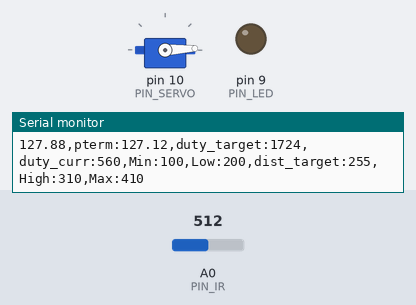
Simulated run of this sketch. Board: Arduino Uno, built with avr-gcc and run on an emulated ATmega328P. Shown: servo, output pins drawn as LEDs (lit = HIGH), the last lines printed to the serial monitor. Inputs (shaded band) come from the test bench; at power-on: A0 (PIN_IR) = 512.

Above: at 1.2 s.
1.3 s: A0 (PIN_IR) set to 390
At 4.09 s:
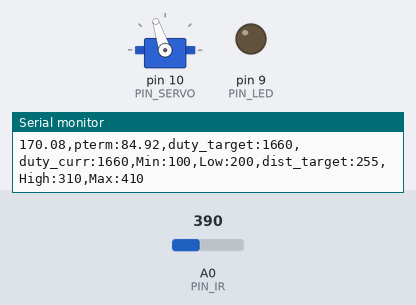
4.3 s: A0 (PIN_IR) set to 122
At 5.1 s:
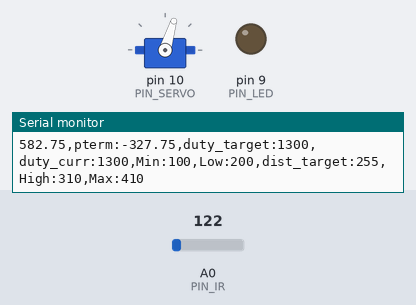
6.2 s: A0 (PIN_IR) set to 13
7.7 s: A0 (PIN_IR) set to 10
At 8.17 s:
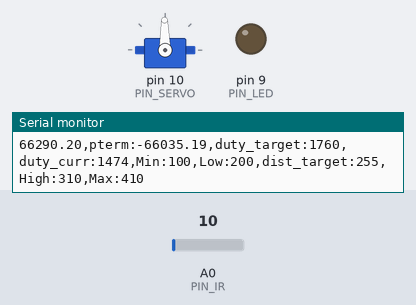
Timing chart, 0 to 10.7 s (numbered marks = the images above; inputs shaded):
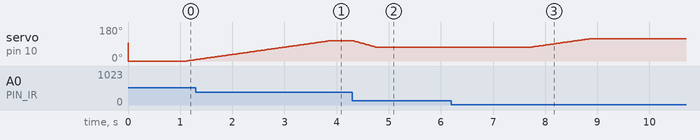

The sketch:

21.ino.ino
```cpp
#include <Servo.h>

/////////////////////////////
// Configurable parameters //
/////////////////////////////

// Arduino pin assignment
#define PIN_LED 9         // [1234] LED를 아두이노 GPIO 9번 핀에 연결
#define PIN_SERVO 10    // [3069] 서보모터를 아두이노 GPIO 10번 핀에 연결
#define PIN_IR A0     // [3070] 적외선 센서를 아두이노 아날로그 A0핀에 연결

// Framework setting
#define _DIST_TARGET 255    // [2635] 목표하는 위치
#define _DIST_MIN 100   //[3050] 거리의 최솟값이 100mm
#define _DIST_MAX 400                   //[3068] 거리의 최대값 410mm

// Distance sensor
#define _DIST_ALPHA 0.6   //[3054] 센서 보정정도
          // [3131] EMA필터값
// Servo range
#define _DUTY_MIN 1300    // [3052] 서보의 최소각도를 microseconds로 표현
#define _DUTY_NEU 1530    // [3070] 레일플레이트 중립위치를 만드는 서보 duty값
#define _DUTY_MAX 1760                //[3062] 서보의 최대각도의 microseconds의 값

// Servo speed control
#define _SERVO_ANGLE 30   // [3131] 최대 가동범위에 따른 목표 서보 회전각
#define _SERVO_SPEED 30   //[3064]서보 속도를 30으로

// Event periods
#define _INTERVAL_DIST 5   // [2635] 적외선센서 업데이트 주기
#define _INTERVAL_SERVO 5  // [2635] 서보 업데이트 주기
#define _INTERVAL_SERIAL 50  // [3070] 시리얼 플로터 갱신 속도

// PID parameters
#define _KP 1// [2635] P 이득 비율(?)
#define _KI 0.0   // [2635] I 이득 비율
#define _KD 0.0 // [2635] D 이득 비율
#define X 0

//////////////////////
// global variables //
//////////////////////

// Servo instance
Servo myservo; // [3070] 서보 객체 생성

// Distance sensor
float dist_target; // [1234] location to send the ball
float dist_raw, dist_ema; // [3070] 거리와 노이즈 필터 적용 후 거리를 저장하기 위한 변수

// Event periods
unsigned long last_sampling_time_dist, last_sampling_time_servo,
last_sampling_time_serial;
// [2635] 각 이벤트별 업데이트를 위해 측정하는 시간
//[3054] 마지막으로 측정한 거리, 마지막으로 측정한 서보 각도
bool event_dist, event_servo, event_serial; // [2635] 이벤트별 이번 루프에서 업데이트 여부

// Servo speed control
int duty_chg_per_interval; // [3055] 서보속도 제어를 위한 변수 선언
int duty_target, duty_curr; // [3131] 목표duty, 현재duty

// PID variables
float error_curr, error_prev, control, pterm, dterm, iterm; // [3070] PID 제어를 위한 현재 오차, 이전오차, 컨트롤(?), p 값, d 값, i 값 변수 선언


void setup() {
// initialize GPIO pins for LED and attach servo
  pinMode(PIN_LED, OUTPUT); //[3062] 핀 LED 활성화
  myservo.attach(PIN_SERVO); // [3070] 서보 구동을 위한 서보 초기화

// initialize global variables
duty_target, duty_curr = _DIST_MIN; // [3055] duty_target, duty_curr 초기화
last_sampling_time_dist, last_sampling_time_servo, last_sampling_time_serial = 0;
// [3055] 샘플링 타임 변수 초기화
dist_raw, dist_ema = _DIST_MIN; // [3055] dist 변수 초기화
pterm = iterm = dterm = 0; // [2635] pid 제어값에서 우선 p 만 사용하도록

// move servo to neutral position
  myservo.writeMicroseconds(_DUTY_NEU);

// initialize serial port
  Serial.begin(57600);

// convert angle speed into duty change per interval.
  duty_chg_per_interval = (_DUTY_MAX - _DUTY_MIN)/(float)(_SERVO_ANGLE) * (_SERVO_SPEED /1000.0)*_INTERVAL_SERVO;    // [3131] 설정한 서보 스피드에 따른 duty change per interval 값을 변환

}


void loop() {
    // [3055] indentation 수정(space 4칸)
    /////////////////////
    // Event generator //
    /////////////////////
    unsigned long time_curr = millis(); // [3070] 이벤트 업데이트 주기 계산을 위한 현재 시간
    // [3070] 이벤트 주기가 돌아올때까지 현재시간과 비교하며 기다리도록 함.
    if(time_curr >= last_sampling_time_dist + _INTERVAL_DIST) {
        last_sampling_time_dist += _INTERVAL_DIST;
        event_dist = true;
    }
    if(time_curr >= last_sampling_time_servo + _INTERVAL_SERVO) {
        last_sampling_time_servo += _INTERVAL_SERVO;
        event_servo = true;
    }
    if(time_curr >= last_sampling_time_serial + _INTERVAL_SERIAL) {
        last_sampling_time_serial += _INTERVAL_SERIAL;
        event_serial = true;
    }

    ////////////////////
    // Event handlers //
    ////////////////////

    if(event_dist) {
        event_dist = false; // [2635] 업데이트 대기
        // get a distance reading from the distance sensor
        dist_raw = ir_distance_filtered(); // [2635] 센서 값 받아와서 변수에 저장
        dist_ema = _DIST_ALPHA * dist_raw + (1 - _DIST_ALPHA) * dist_ema;
        // [3055] dist_ema 설정

        // PID control logic
        error_curr = (_DIST_TARGET - dist_ema); // [2635] 오차 계산
        pterm = error_curr; // [2635] p값은 오차
        control = (_KP * pterm); // [2635] control 값, i와 d는 현재 0

        // duty_target = f(duty_neutral, control)
        duty_target = control/(_DIST_MAX-_DIST_MIN)*(_DUTY_MAX-_DUTY_MIN)+_DUTY_NEU;

  // keep duty_target value within the range of [_DUTY_MIN, _DUTY_MAX]
        if(duty_target < _DUTY_MIN)  // [2635] 양극값 넘어가는 경우 극값으로 제한
        {
            duty_target = _DUTY_MIN;
        }
        if(duty_target > _DUTY_MAX)
        {
            duty_target = _DUTY_MAX;
        }
  }

    if(event_servo) {
        event_servo = false; // [2635] 업데이트 대기
        // adjust duty_curr toward duty_target by duty_chg_per_interval
        if(duty_target > duty_curr) { // [3070]
            duty_curr += duty_chg_per_interval;
        if(duty_curr > duty_target) duty_curr = duty_target;
    }
    else {
        duty_curr -= duty_chg_per_interval*2;
        if(duty_curr < duty_target) duty_curr = duty_target;
    }

        // update servo position
        myservo.writeMicroseconds((int)duty_curr); // [3070]

        event_servo = false; // [3055] 모든 작업이 끝나면 이벤트를 다시 false로
    }

    if(event_serial) {
        event_serial = false; // [3070] 이벤트 주기가 왔다면 다시 false로 만들고 이벤트를 수행
    //Serial.print("dist_ir:");
    Serial.print(dist_raw);
    Serial.print(",pterm:");
    Serial.print(pterm);
    Serial.print(",duty_target:");
    Serial.print(duty_target);
    Serial.print(",duty_curr:");
    Serial.print(duty_curr);
    Serial.println(",Min:100,Low:200,dist_target:255,High:310,Max:410");

        event_serial = false; // [3055] event_serial false로 변경
    }
}

float f(float raw, float a, float b) {
  return 300 / (b - a) * (raw - a) + 100;
}

float ir_distance(void){ // return value unit: mm
    float val; // [3055] 변수 val 선언
    float volt = float(analogRead(PIN_IR)); // [3055] volt변수에 적외선 센서 측정값 입력
    val = ((6762.0/(volt - 9.0)) - 4.0) * 10.0; // [3055] volt 값 보정
    return f(val,66,372); // [3055] val 리턴
}

float ir_distance_filtered(void){ // return value unit: mm
  return ir_distance(); // for now, just use ir_distance() without noise filter.
}
```

Measured:
- the behaviour switches between 12 and 11 on A0 (PIN_IR) (found by bisection; images 2 and 3)
- after the input at 1.3 s, servo on pin 10 (PIN_SERVO): goes on until 3.9 s, then stays 108°
- after the input at 4.3 s, servo on pin 10 (PIN_SERVO): moves from 108° to 73° over 0.44 s, starting at once
- after the input at 7.7 s, servo on pin 10 (PIN_SERVO): moves from 73° to 118° over 1.1 s, starting at once
